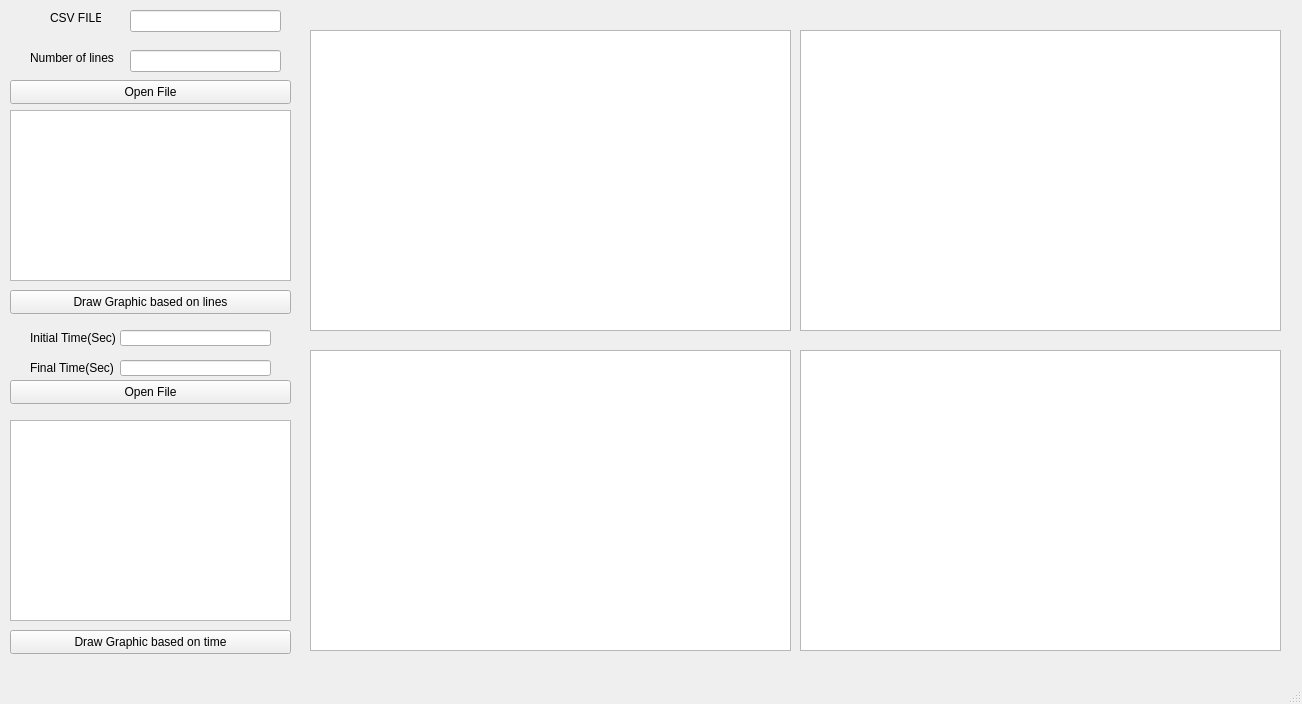
<?xml version="1.0" encoding="UTF-8"?>
<ui version="4.0">
 <class>MainWindow</class>
 <widget class="QMainWindow" name="MainWindow">
  <property name="geometry">
   <rect>
    <x>0</x>
    <y>0</y>
    <width>1302</width>
    <height>704</height>
   </rect>
  </property>
  <property name="windowTitle">
   <string>MainWindow</string>
  </property>
  <widget class="QWidget" name="centralwidget">
   <widget class="QChartView" name="graphicsView_2">
    <property name="geometry">
     <rect>
      <x>310</x>
      <y>350</y>
      <width>481</width>
      <height>301</height>
     </rect>
    </property>
   </widget>
   <widget class="QLabel" name="label_2">
    <property name="geometry">
     <rect>
      <x>50</x>
      <y>10</y>
      <width>51</width>
      <height>16</height>
     </rect>
    </property>
    <property name="text">
     <string>CSV FILE</string>
    </property>
   </widget>
   <widget class="QLabel" name="label_5">
    <property name="geometry">
     <rect>
      <x>30</x>
      <y>360</y>
      <width>91</width>
      <height>16</height>
     </rect>
    </property>
    <property name="text">
     <string>Final Time(Sec)</string>
    </property>
   </widget>
   <widget class="QPushButton" name="pushButton_4">
    <property name="geometry">
     <rect>
      <x>10</x>
      <y>630</y>
      <width>281</width>
      <height>24</height>
     </rect>
    </property>
    <property name="text">
     <string>Draw Graphic based on time</string>
    </property>
   </widget>
   <widget class="QPushButton" name="pushButton">
    <property name="geometry">
     <rect>
      <x>10</x>
      <y>290</y>
      <width>281</width>
      <height>24</height>
     </rect>
    </property>
    <property name="text">
     <string>Draw Graphic based on lines</string>
    </property>
   </widget>
   <widget class="QChartView" name="graphicsView_3">
    <property name="geometry">
     <rect>
      <x>800</x>
      <y>30</y>
      <width>481</width>
      <height>301</height>
     </rect>
    </property>
   </widget>
   <widget class="QTextEdit" name="textEdit_2">
    <property name="geometry">
     <rect>
      <x>10</x>
      <y>420</y>
      <width>281</width>
      <height>201</height>
     </rect>
    </property>
   </widget>
   <widget class="QPushButton" name="pushButton_3">
    <property name="geometry">
     <rect>
      <x>10</x>
      <y>380</y>
      <width>281</width>
      <height>24</height>
     </rect>
    </property>
    <property name="text">
     <string>Open File</string>
    </property>
   </widget>
   <widget class="QLineEdit" name="lineEdit_4">
    <property name="geometry">
     <rect>
      <x>120</x>
      <y>360</y>
      <width>151</width>
      <height>16</height>
     </rect>
    </property>
   </widget>
   <widget class="QLineEdit" name="lineEdit_2">
    <property name="geometry">
     <rect>
      <x>130</x>
      <y>10</y>
      <width>151</width>
      <height>22</height>
     </rect>
    </property>
   </widget>
   <widget class="QLabel" name="label_12">
    <property name="geometry">
     <rect>
      <x>1200</x>
      <y>60</y>
      <width>71</width>
      <height>20</height>
     </rect>
    </property>
    <property name="text">
     <string/>
    </property>
   </widget>
   <widget class="QLabel" name="label_9">
    <property name="geometry">
     <rect>
      <x>700</x>
      <y>380</y>
      <width>81</width>
      <height>16</height>
     </rect>
    </property>
    <property name="text">
     <string/>
    </property>
   </widget>
   <widget class="QChartView" name="graphicsView_4">
    <property name="geometry">
     <rect>
      <x>800</x>
      <y>350</y>
      <width>481</width>
      <height>301</height>
     </rect>
    </property>
   </widget>
   <widget class="QLabel" name="label_3">
    <property name="geometry">
     <rect>
      <x>30</x>
      <y>330</y>
      <width>91</width>
      <height>16</height>
     </rect>
    </property>
    <property name="text">
     <string>Initial Time(Sec)</string>
    </property>
   </widget>
   <widget class="QPushButton" name="pushButton_2">
    <property name="geometry">
     <rect>
      <x>10</x>
      <y>80</y>
      <width>281</width>
      <height>24</height>
     </rect>
    </property>
    <property name="text">
     <string>Open File</string>
    </property>
   </widget>
   <widget class="QLineEdit" name="lineEdit">
    <property name="geometry">
     <rect>
      <x>130</x>
      <y>50</y>
      <width>151</width>
      <height>22</height>
     </rect>
    </property>
   </widget>
   <widget class="QLabel" name="label_14">
    <property name="geometry">
     <rect>
      <x>1210</x>
      <y>370</y>
      <width>71</width>
      <height>16</height>
     </rect>
    </property>
    <property name="text">
     <string/>
    </property>
   </widget>
   <widget class="QLineEdit" name="lineEdit_3">
    <property name="geometry">
     <rect>
      <x>120</x>
      <y>330</y>
      <width>151</width>
      <height>16</height>
     </rect>
    </property>
   </widget>
   <widget class="QTextEdit" name="textEdit">
    <property name="geometry">
     <rect>
      <x>10</x>
      <y>110</y>
      <width>281</width>
      <height>171</height>
     </rect>
    </property>
   </widget>
   <widget class="QLabel" name="label">
    <property name="geometry">
     <rect>
      <x>30</x>
      <y>50</y>
      <width>91</width>
      <height>16</height>
     </rect>
    </property>
    <property name="text">
     <string>Number of lines</string>
    </property>
   </widget>
   <widget class="QLabel" name="label_11">
    <property name="geometry">
     <rect>
      <x>1200</x>
      <y>40</y>
      <width>71</width>
      <height>20</height>
     </rect>
    </property>
    <property name="text">
     <string/>
    </property>
   </widget>
   <widget class="QLabel" name="label_10">
    <property name="geometry">
     <rect>
      <x>700</x>
      <y>400</y>
      <width>81</width>
      <height>20</height>
     </rect>
    </property>
    <property name="text">
     <string/>
    </property>
   </widget>
   <widget class="QChartView" name="graphicsView">
    <property name="geometry">
     <rect>
      <x>310</x>
      <y>30</y>
      <width>481</width>
      <height>301</height>
     </rect>
    </property>
   </widget>
   <widget class="QLabel" name="label_16">
    <property name="geometry">
     <rect>
      <x>1210</x>
      <y>410</y>
      <width>71</width>
      <height>16</height>
     </rect>
    </property>
    <property name="text">
     <string/>
    </property>
   </widget>
   <widget class="QLabel" name="label_17">
    <property name="geometry">
     <rect>
      <x>700</x>
      <y>360</y>
      <width>71</width>
      <height>20</height>
     </rect>
    </property>
    <property name="text">
     <string/>
    </property>
   </widget>
   <widget class="QLabel" name="label_13">
    <property name="geometry">
     <rect>
      <x>1200</x>
      <y>80</y>
      <width>71</width>
      <height>20</height>
     </rect>
    </property>
    <property name="text">
     <string/>
    </property>
   </widget>
   <widget class="QLabel" name="label_15">
    <property name="geometry">
     <rect>
      <x>1210</x>
      <y>390</y>
      <width>71</width>
      <height>16</height>
     </rect>
    </property>
    <property name="text">
     <string/>
    </property>
   </widget>
   <widget class="QLabel" name="label_7">
    <property name="geometry">
     <rect>
      <x>700</x>
      <y>60</y>
      <width>81</width>
      <height>16</height>
     </rect>
    </property>
    <property name="text">
     <string/>
    </property>
   </widget>
   <widget class="QLabel" name="label_6">
    <property name="geometry">
     <rect>
      <x>700</x>
      <y>40</y>
      <width>81</width>
      <height>16</height>
     </rect>
    </property>
    <property name="text">
     <string/>
    </property>
   </widget>
   <widget class="QLabel" name="label_4">
    <property name="geometry">
     <rect>
      <x>700</x>
      <y>80</y>
      <width>81</width>
      <height>16</height>
     </rect>
    </property>
    <property name="text">
     <string/>
    </property>
   </widget>
  </widget>
  <widget class="QMenuBar" name="menubar">
   <property name="geometry">
    <rect>
     <x>0</x>
     <y>0</y>
     <width>1302</width>
     <height>22</height>
    </rect>
   </property>
  </widget>
  <widget class="QStatusBar" name="statusbar"/>
 </widget>
 <customwidgets>
  <customwidget>
   <class>QChartView</class>
   <extends>QGraphicsView</extends>
   <header>qchartview.h</header>
  </customwidget>
 </customwidgets>
 <resources/>
 <connections/>
</ui>
